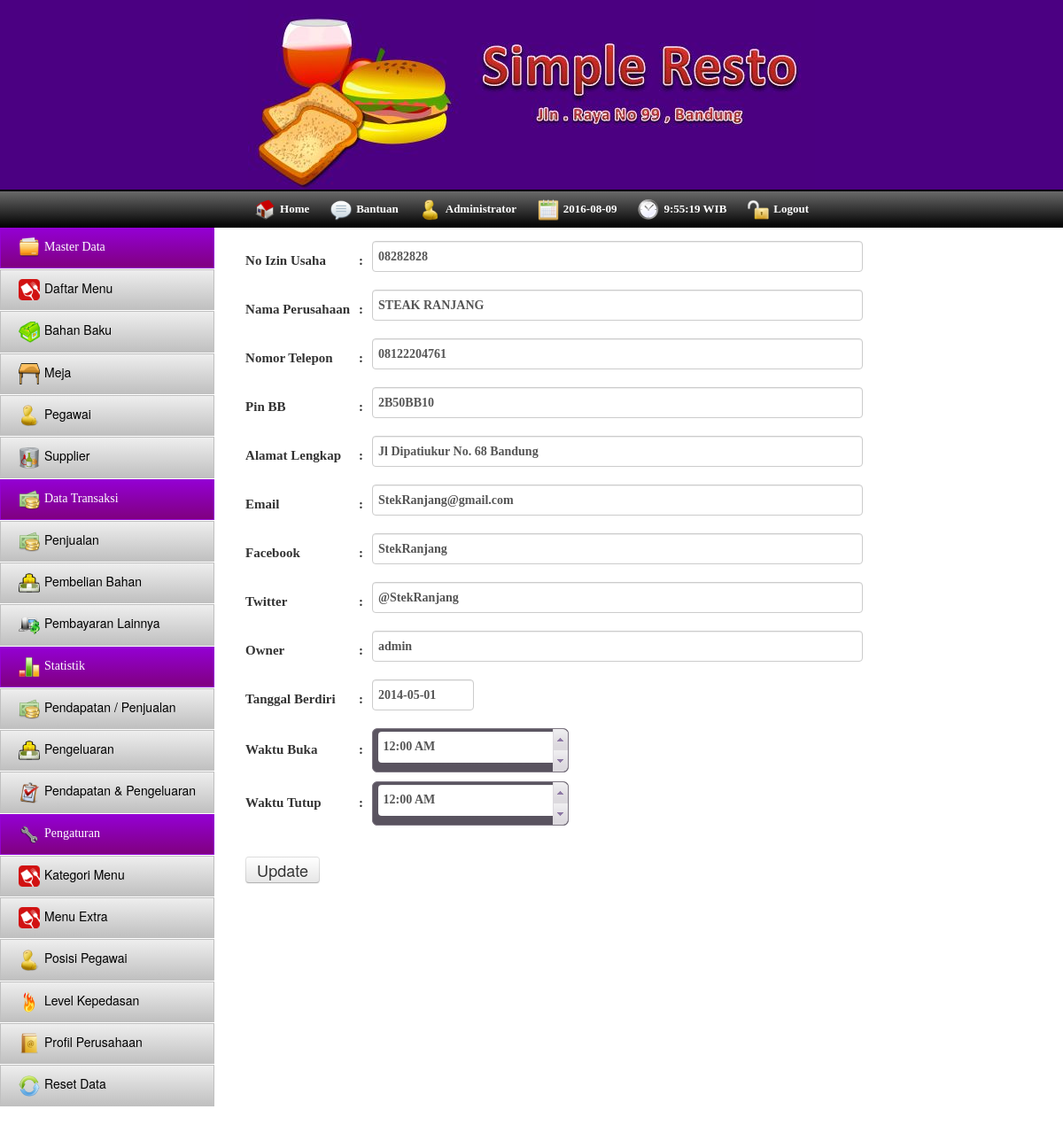
Page /index.php/profil on the committed database.
### tables this page shows
CREATE TABLE IF NOT EXISTS `profil` (
  `id` int(11) NOT NULL AUTO_INCREMENT,
  `no_izin` varchar(20) NOT NULL,
  `nama` varchar(25) NOT NULL,
  `alamat` text NOT NULL,
  `no_telp` varchar(15) NOT NULL,
  `pin_bb` varchar(20) NOT NULL,
  `email` varchar(30) NOT NULL,
  `facebook` varchar(30) NOT NULL,
  `twitter` varchar(30) NOT NULL,
  `owner` varchar(30) NOT NULL,
  `tgl_berdiri` date NOT NULL,
  `waktu_buka` time NOT NULL,
  `waktu_tutup` time NOT NULL,
  PRIMARY KEY (`id`)
);

### application/controllers/profil.php (called while the page is built, shortened)
<?php if ( ! defined('BASEPATH')) exit('No direct script access allowed');
class Profil extends CI_Controller{
	function __Construct(){
	    $this->load->Model('Model_profil');
	}
	function index(){
		$data['title'] = "Profil Perusahaan";
		$data['data'] = $this->Model_profil->GetProfil();
		$this->load->view('view_profil',$data);
	}
}

### index.php (called while the page is built, shortened)
<?php
require_once BASEPATH.'core/CodeIgniter.php';

### application/models/model_profil.php (called while the page is built, shortened)
<?php if ( ! defined('BASEPATH')) exit('No direct script access allowed');
class Model_profil extends CI_Model{
	function GetProfil(){
		$data = array();
		$this->db->where('id',1);
		$query = $this->db->get('profil');
		if($query->num_rows()>0){
			foreach($query->result_array() as $row){
				$data[] = $row;
			}
		}
		return $data;
	}
}

### application/views/view_profil.php (the view, shortened to what this page needs)
<html>
	<head>
		<?php include "com_library.php";?>
	</head>
	<body>
		<?php include "com_header.php"; ?>
		<?php include "com_toolbar.php"; ?>
		<div id="container">
			<?php include "com_navigasi.php";?>
			<div id="content">
			<?php foreach($data as $data){ ?>
				<form method="POST" action="<?php echo base_url('index.php/profil/Update');?>">
				<table cellpadding="5" border="0" class="table_profil">
					<tr>
						<td>No Izin Usaha</td>
						<td>:</td>
						<td><input type="text" name="no_izin" value="<?php echo $data['no_izin'];?>" required/></td>
					</tr>
					<tr>
						<td>Nama Perusahaan</td>
						<td>:</td>
						<td><input type="text" name="nama" value="<?php echo $data['nama'];?>" required/></td>
					</tr>
					<tr>
						<td>Nomor Telepon</td>
						<td>:</td>
						<td><input type="tel" name="no_telp" value="<?php echo $data['no_telp'];?>" required/></td>
					</tr>
					<tr>
						<td>Pin BB</td>
						<td>:</td>
						<td><input type="text" name="pin_bb" value="<?php echo $data['pin_bb'];?>" required/></td>
					</tr>
					<tr>
						<td>Alamat Lengkap</td>
						<td>:</td>
						<td>
							<input type="text" name="alamat" value="<?php echo $data['alamat'];?>" required/>
						</td>
					</tr>
					<tr>
						<td>Email</td>
						<td>:</td>
						<td><input type="email" name="email" value="<?php echo $data['email'];?>" required/></td>
					</tr>
					<tr>
						<td>Facebook</td>
						<td>:</td>
						<td><input type="text" name="facebook" value="<?php echo $data['facebook'];?>" required/></td>
					</tr>
					<tr>
						<td>Twitter</td>
						<td>:</td>
						<td><input type="text" name="twitter" value="<?php echo $data['twitter'];?>" required/></td>
					</tr>
					<tr>
						<td>Owner</td>
						<td>:</td>
						<td><input type="text" name="owner" value="<?php echo $data['owner'];?>" required/></td>
					</tr>
					<tr>
						<td>Tanggal Berdiri</td>
						<td>:</td>
						<td><input type="text" name="tgl_berdiri" id="tgl_berdiri" value="<?php echo $data['tgl_berdiri'];?>" required/></td>
					</tr>
					<tr>
						<td>Waktu Buka</td>
						<td>:</td>
						<td><input type="text" name="waktu_buka" id="waktu_buka" value="<?php echo $data['waktu_buka'];?>" required/></td>
					</tr>
					<tr>
						<td>Waktu Tutup</td>
						<td>:</td>
						<td><input type="text" name="waktu_tutup" id="waktu_tutup" value="<?php echo $data['waktu_tutup'];?>" required/></td>
					</tr>
					<tr>
						<td colspan="3" align="left">
							<input type="submit" value="Update" class="btn"/>
						</td>
					</tr>
				</table>
				<?php } ?>
				</form>
			</div>
		</div>
	</body>
</html>

### assets/css/style.css (style rules this page uses)
body { margin: 0; }
#container { overflow: auto; width: 100%; margin-bottom: 20px; }
#content { overflow: auto; }
.table_profil { font-family: Comic Sans MS; font-weight: bold; font-size: 15px; margin: 10px 0px 0px 15px; }
.table_profil input[type='text'], .table_profil input[type='email'], .table_profil input[type='tel'] { height: 35px; width: 250%; font-weight: bold; font-size: 14px; font-family: Comic Sans MS; }
.table_profil #tgl_berdiri { width: 52%; }
.table_profil input[type='submit'], .table_profil input[type='reset'] { font-size: 18px; margin-top: 25px; }
.table_profil #tgl_berdiri { height: 35px; font-weight: bold; font-size: 14px; font-family: Comic Sans MS; }
.table_profil #waktu_buka, .table_profil #waktu_tutup { border: none; }

### rows in the picture
profil: no_izin "08282828", nama "STEAK RANJANG", no_telp "08122204761", pin_bb "2B50BB10", alamat "Jl Dipatiukur No. 68 Bandung", email "StekRanjang@gmail.com", facebook "StekRanjang", twitter "@StekRanjang", owner "admin", tgl_berdiri "2014-05-01", waktu_buka "12:00 AM", waktu_tutup "12:00 AM"
